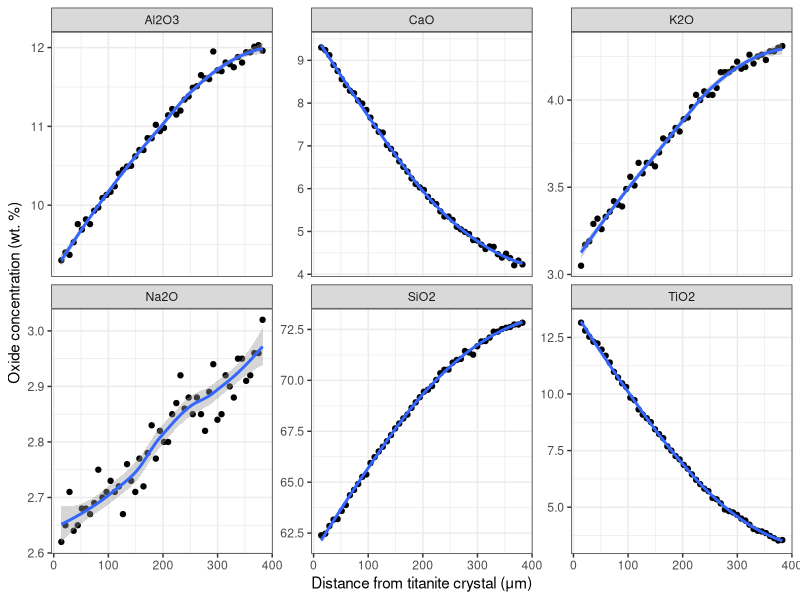
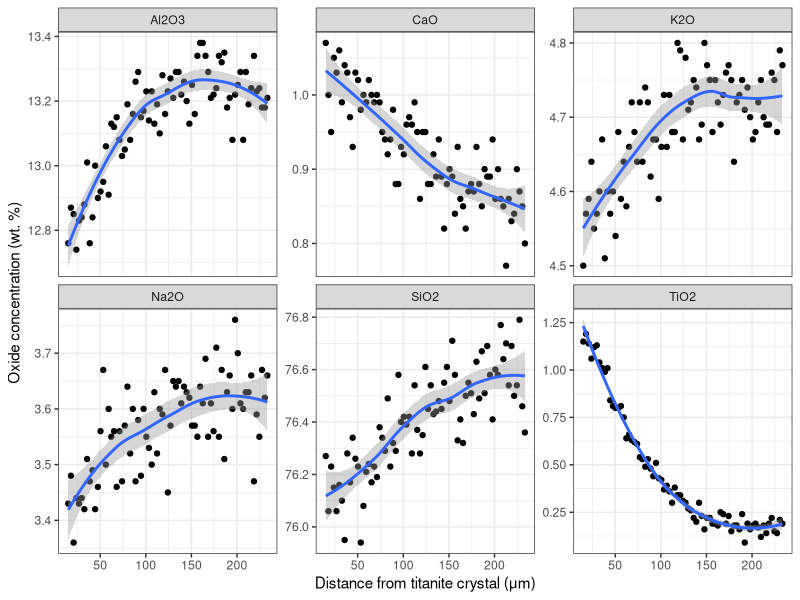
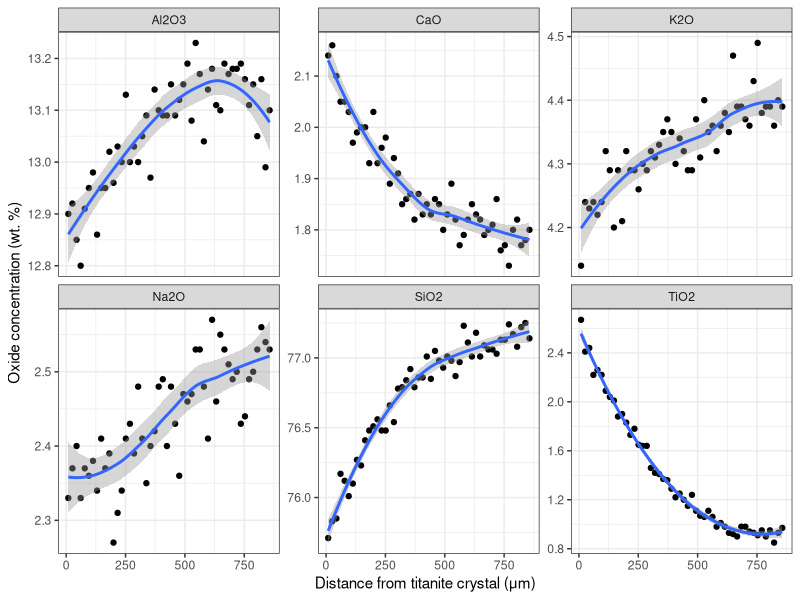
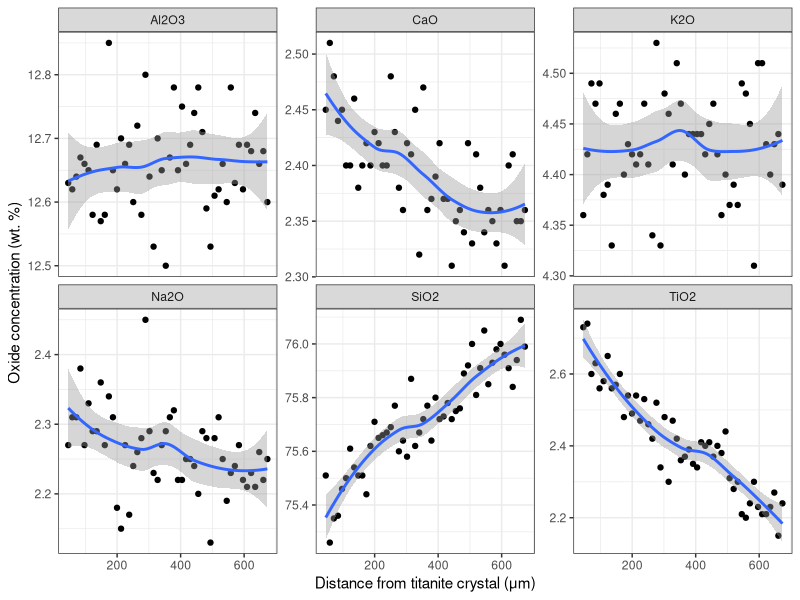
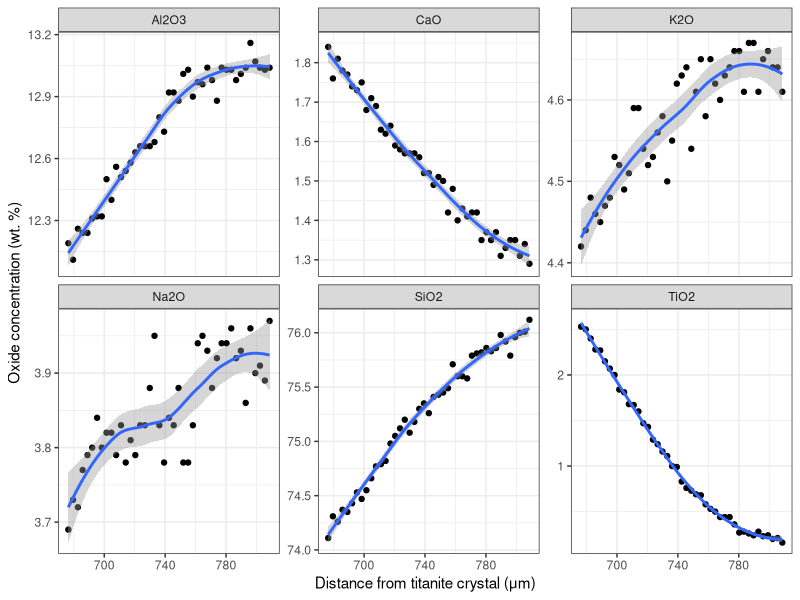
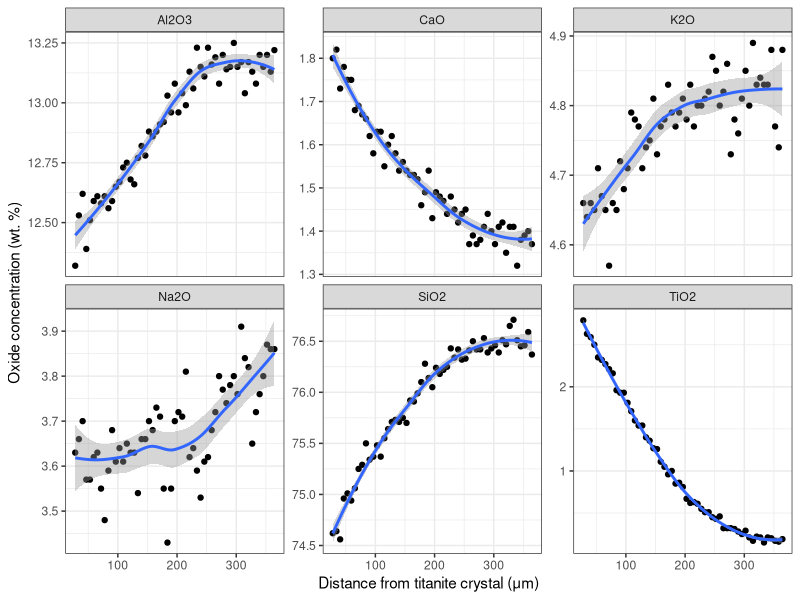
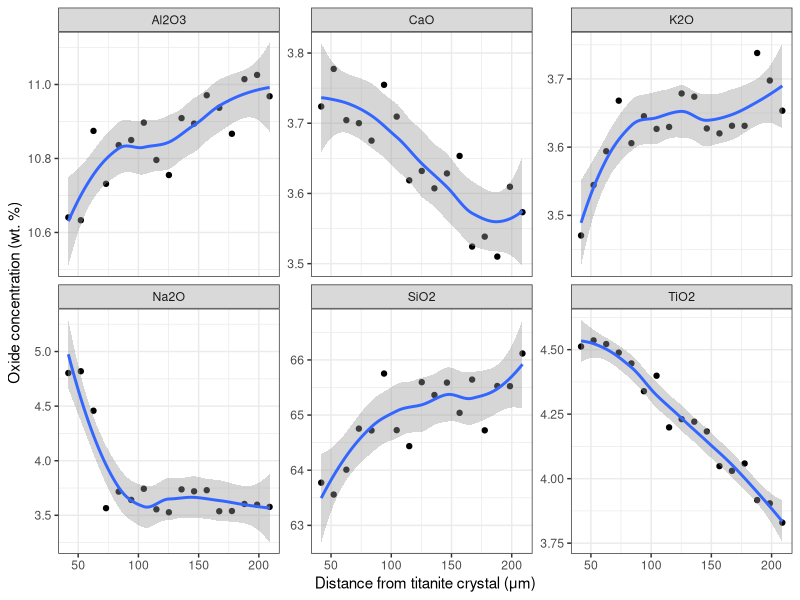
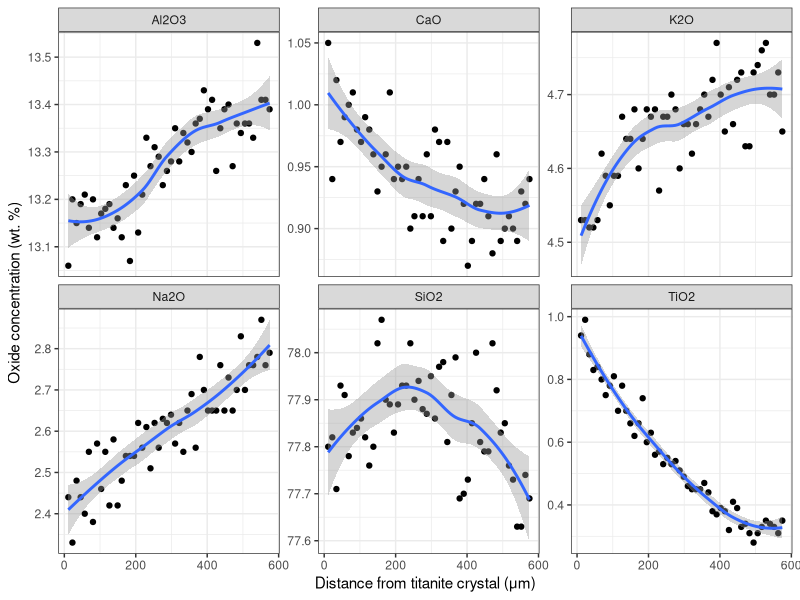

These charts were generated, in order, by the following R code:
## ---- chunk 1
# Suppress all error messages
knitr::opts_chunk$set(error = FALSE)
## ---- chunk 2
library(tidyverse)
Diffusion <- read_csv("DiffusionProfilesV3.csv")
DiffusionLong <- Diffusion %>%
  pivot_longer(c("SiO2":"TiO2"), names_to = "Oxide", values_to = "Value")
ExptList <- unique(DiffusionLong$Expt)
## ---- chunk 3
for (i in seq_along(ExptList)) {
  tmp <- filter(DiffusionLong, Expt == ExptList[i])
print(ggplot(tmp, aes(x = x, y = Value)) +
  geom_point() +
  geom_smooth() +
  facet_wrap(facets = vars(Oxide), scales = "free_y") +
  xlab("Distance from titanite crystal (μm)") +
  ylab("Oxide concentration (wt. %)") +
  theme_bw()
)
print(paste(str_c("Experiment ", ExptList[i])))
}
## ---- chunk 4
DiffProf <- read_csv("SpDis12TiO2DiffusionProfile.csv")
print(ggplot(DiffProf, aes(x = x, y = TiO2)) +
  geom_point() +
  geom_smooth() +
  xlab("Distance from titanite crystal (μm)") +
  ylab("TiO2 concentration (wt. %)") +
  theme_bw()
)
print(ggplot(DiffProf, aes(x=x, y = InvTiO2)) +
  geom_point() +
  geom_smooth(method = lm, color = "brown", se = TRUE, level = 0.95) +
  theme_bw() +
  xlab("Distance from titanite crystal (μm)") +
  ylab(bquote(TiO[2] ~erf^{"-1"}~"(1 - Cx/C0)"))
  )
